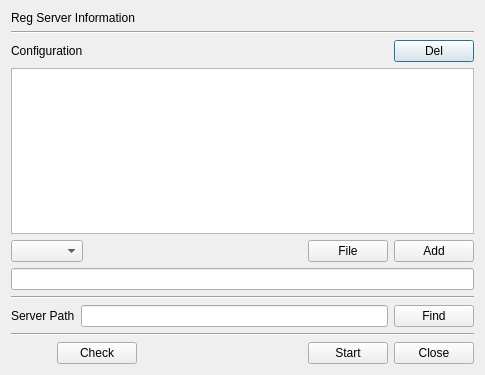
<?xml version="1.0" encoding="UTF-8"?>
<ui version="4.0">
 <class>RegSrvDlg</class>
 <widget class="QDialog" name="RegSrvDlg">
  <property name="geometry">
   <rect>
    <x>0</x>
    <y>0</y>
    <width>485</width>
    <height>375</height>
   </rect>
  </property>
  <property name="windowTitle">
   <string>Register Server Windows</string>
  </property>
  <layout class="QVBoxLayout" name="verticalLayout">
   <item>
    <widget class="QLabel" name="label">
     <property name="text">
      <string>Reg Server Information</string>
     </property>
    </widget>
   </item>
   <item>
    <widget class="Line" name="line">
     <property name="orientation">
      <enum>Qt::Horizontal</enum>
     </property>
    </widget>
   </item>
   <item>
    <layout class="QGridLayout" name="gridLayout">
     <item row="0" column="2">
      <widget class="QPushButton" name="mDelBtn">
       <property name="text">
        <string>Del</string>
       </property>
      </widget>
     </item>
     <item row="0" column="0">
      <widget class="QLabel" name="label_2">
       <property name="text">
        <string>Configuration</string>
       </property>
      </widget>
     </item>
     <item row="0" column="1">
      <spacer name="horizontalSpacer_3">
       <property name="orientation">
        <enum>Qt::Horizontal</enum>
       </property>
       <property name="sizeHint" stdset="0">
        <size>
         <width>40</width>
         <height>20</height>
        </size>
       </property>
      </spacer>
     </item>
    </layout>
   </item>
   <item>
    <widget class="QTableWidget" name="mConfigTable">
     <property name="contextMenuPolicy">
      <enum>Qt::CustomContextMenu</enum>
     </property>
    </widget>
   </item>
   <item>
    <layout class="QGridLayout" name="gridLayout_2">
     <property name="topMargin">
      <number>0</number>
     </property>
     <item row="0" column="0">
      <widget class="QComboBox" name="mNameCombo"/>
     </item>
     <item row="0" column="1">
      <spacer name="horizontalSpacer_2">
       <property name="orientation">
        <enum>Qt::Horizontal</enum>
       </property>
       <property name="sizeHint" stdset="0">
        <size>
         <width>40</width>
         <height>20</height>
        </size>
       </property>
      </spacer>
     </item>
     <item row="0" column="3">
      <widget class="QPushButton" name="mAddBtn">
       <property name="text">
        <string>Add</string>
       </property>
      </widget>
     </item>
     <item row="0" column="2">
      <widget class="QPushButton" name="mFileFindBtn">
       <property name="text">
        <string>File</string>
       </property>
      </widget>
     </item>
    </layout>
   </item>
   <item>
    <widget class="QLineEdit" name="mValueText"/>
   </item>
   <item>
    <widget class="Line" name="line_3">
     <property name="orientation">
      <enum>Qt::Horizontal</enum>
     </property>
    </widget>
   </item>
   <item>
    <layout class="QGridLayout" name="gridLayout_4">
     <property name="topMargin">
      <number>0</number>
     </property>
     <item row="0" column="1">
      <widget class="QLineEdit" name="mServerPathText"/>
     </item>
     <item row="0" column="0">
      <widget class="QLabel" name="label_3">
       <property name="text">
        <string>Server Path</string>
       </property>
      </widget>
     </item>
     <item row="0" column="2">
      <widget class="QPushButton" name="mFindBtn">
       <property name="text">
        <string>Find</string>
       </property>
      </widget>
     </item>
    </layout>
   </item>
   <item>
    <widget class="Line" name="line_2">
     <property name="orientation">
      <enum>Qt::Horizontal</enum>
     </property>
    </widget>
   </item>
   <item>
    <layout class="QGridLayout" name="gridLayout_3">
     <property name="topMargin">
      <number>0</number>
     </property>
     <item row="0" column="4">
      <widget class="QPushButton" name="mCloseBtn">
       <property name="text">
        <string>Close</string>
       </property>
      </widget>
     </item>
     <item row="0" column="3">
      <widget class="QPushButton" name="mStartBtn">
       <property name="text">
        <string>Start</string>
       </property>
      </widget>
     </item>
     <item row="0" column="1">
      <widget class="QPushButton" name="mCheckBtn">
       <property name="text">
        <string>Check</string>
       </property>
      </widget>
     </item>
     <item row="0" column="2">
      <spacer name="horizontalSpacer">
       <property name="orientation">
        <enum>Qt::Horizontal</enum>
       </property>
       <property name="sizeHint" stdset="0">
        <size>
         <width>40</width>
         <height>20</height>
        </size>
       </property>
      </spacer>
     </item>
     <item row="0" column="0">
      <widget class="QPushButton" name="mOnBtn">
       <property name="text">
        <string/>
       </property>
       <property name="icon">
        <iconset resource="certman.qrc">
         <normaloff>:/images/on.png</normaloff>:/images/on.png</iconset>
       </property>
       <property name="flat">
        <bool>true</bool>
       </property>
      </widget>
     </item>
    </layout>
   </item>
  </layout>
 </widget>
 <resources>
  <include location="certman.qrc"/>
 </resources>
 <connections/>
</ui>
